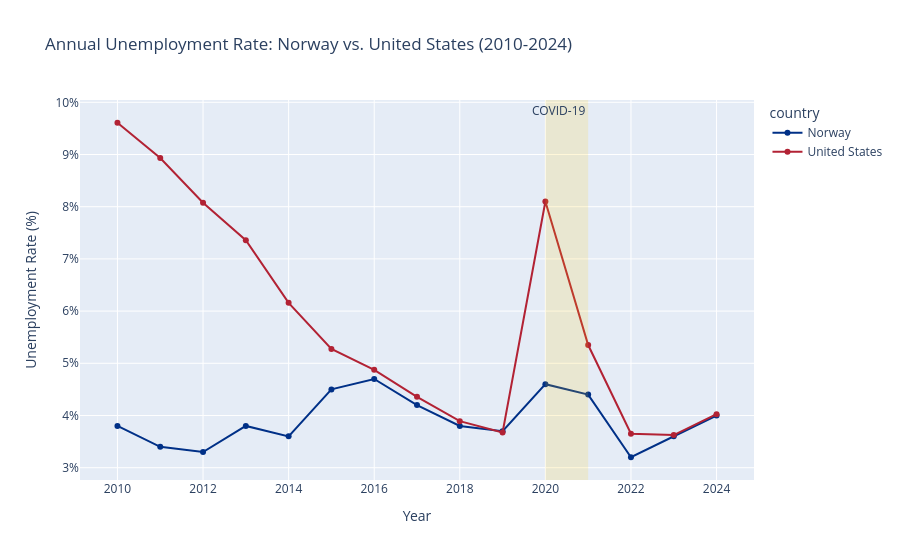

Write notebook code for a chart like this one.
### Markdown cell above
## 2. Key Finding 1: Unemployment Resilience

Norway's unemployment rate stayed much lower than the US throughout 2010-2024,
including during the COVID-19 shock. 

Hypothesis: Norway's active labor market policies (keeping people in employment
through subsidies) and generous unemployment benefits cushioned the shock
compared to the US layoff-heavy model.

### Code cell
fig = px.line(
    unemployment,
    x='year', y='unemployment_rate', color='country',
    color_discrete_map={'Norway': '#003087', 'United States': '#B22234'},
    markers=True,
    title='Annual Unemployment Rate: Norway vs. United States (2010-2024)',
    labels={'unemployment_rate': 'Unemployment Rate (%)', 'year': 'Year'}
)
fig.add_vrect(x0=2020, x1=2021, fillcolor='rgba(255,200,0,0.15)',
              line_width=0, annotation_text='COVID-19')
fig.update_layout(yaxis_ticksuffix='%', hovermode='x unified')
fig.show()

# Quantify the COVID gap
covid_year = unemployment[unemployment['year'] == 2020].set_index('country')['unemployment_rate']
print(f"\n2020 unemployment rates:")
print(covid_year)
print(f"US-Norway gap in 2020: {covid_year['United States'] - covid_year['Norway']:.1f} percentage points")

### Figure 1 — Plotly figure (JSON) as saved in the notebook; plotly's stock layout.template omitted (floating-point values rounded to 4 significant figures)
{"data": [{"hovertemplate": "country=Norway<br>Year=%{x}<br>Unemployment Rate (%)=%{y}<extra></extra>", "legendgroup": "Norway", "line": {"color": "#003087", "dash": "solid"}, "marker": {"symbol": "circle"}, "mode": "lines+markers", "name": "Norway", "orientation": "v", "showlegend": true, "type": "scatter", "x": [2010, 2011, 2012, 2013, 2014, 2015, 2016, 2017, 2018, 2019, 2020, 2021, 2022, 2023, 2024], "xaxis": "x", "y": [3.8, 3.4, 3.3, 3.8, 3.6, 4.5, 4.7, 4.2, 3.8, 3.7, 4.6, 4.4, 3.2, 3.6, 4.0], "yaxis": "y"}, {"hovertemplate": "country=United States<br>Year=%{x}<br>Unemployment Rate (%)=%{y}<extra></extra>", "legendgroup": "United States", "line": {"color": "#B22234", "dash": "solid"}, "marker": {"symbol": "circle"}, "mode": "lines+markers", "name": "United States", "orientation": "v", "showlegend": true, "type": "scatter", "x": [2010, 2011, 2012, 2013, 2014, 2015, 2016, 2017, 2018, 2019, 2020, 2021, 2022, 2023, 2024], "xaxis": "x", "y": [9.608, 8.933, 8.075, 7.358, 6.158, 5.275, 4.875, 4.358, 3.892, 3.675, 8.1, 5.35, 3.65, 3.625, 4.025], "yaxis": "y"}], "layout": {"annotations": [{"showarrow": false, "text": "COVID-19", "x": 2021, "xanchor": "right", "xref": "x", "y": 1, "yanchor": "top", "yref": "y domain"}], "hovermode": "x unified", "legend": {"title": {"text": "country"}, "tracegroupgap": 0}, "shapes": [{"fillcolor": "rgba(255,200,0,0.15)", "line": {"width": 0}, "type": "rect", "x0": 2020, "x1": 2021, "xref": "x", "y0": 0, "y1": 1, "yref": "y domain"}], "title": {"text": "Annual Unemployment Rate: Norway vs. United States (2010-2024)"}, "xaxis": {"anchor": "y", "domain": [0, 1], "title": {"text": "Year"}}, "yaxis": {"anchor": "x", "domain": [0, 1], "ticksuffix": "%", "title": {"text": "Unemployment Rate (%)"}}}}
